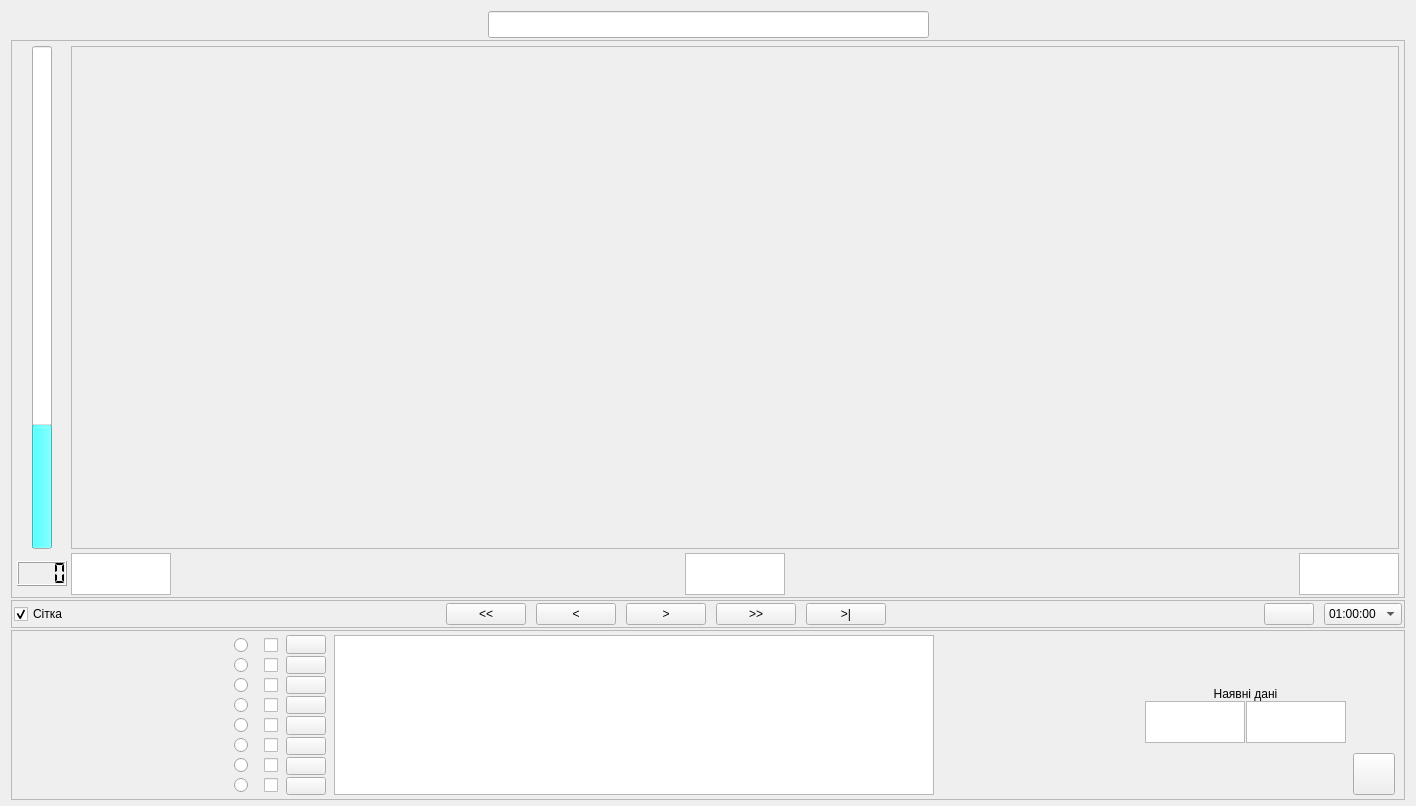
<?xml version="1.0" encoding="UTF-8"?>
<ui version="4.0">
 <class>Trend</class>
 <widget class="QWidget" name="Trend">
  <property name="geometry">
   <rect>
    <x>0</x>
    <y>0</y>
    <width>1416</width>
    <height>806</height>
   </rect>
  </property>
  <property name="minimumSize">
   <size>
    <width>800</width>
    <height>600</height>
   </size>
  </property>
  <property name="maximumSize">
   <size>
    <width>2560</width>
    <height>1600</height>
   </size>
  </property>
  <property name="windowTitle">
   <string>Перегляд трендів</string>
  </property>
  <layout class="QGridLayout">
   <property name="bottomMargin">
    <number>6</number>
   </property>
   <property name="spacing">
    <number>2</number>
   </property>
   <item row="0" column="0">
    <spacer>
     <property name="orientation">
      <enum>Qt::Horizontal</enum>
     </property>
     <property name="sizeHint" stdset="0">
      <size>
       <width>274</width>
       <height>20</height>
      </size>
     </property>
    </spacer>
   </item>
   <item row="0" column="1">
    <widget class="QLineEdit" name="trendHead">
     <property name="sizePolicy">
      <sizepolicy hsizetype="Fixed" vsizetype="Fixed">
       <horstretch>0</horstretch>
       <verstretch>0</verstretch>
      </sizepolicy>
     </property>
     <property name="minimumSize">
      <size>
       <width>441</width>
       <height>0</height>
      </size>
     </property>
     <property name="maximumSize">
      <size>
       <width>441</width>
       <height>30</height>
      </size>
     </property>
     <property name="font">
      <font>
       <pointsize>12</pointsize>
      </font>
     </property>
     <property name="alignment">
      <set>Qt::AlignCenter</set>
     </property>
     <property name="readOnly">
      <bool>true</bool>
     </property>
    </widget>
   </item>
   <item row="0" column="2">
    <spacer>
     <property name="orientation">
      <enum>Qt::Horizontal</enum>
     </property>
     <property name="sizeHint" stdset="0">
      <size>
       <width>273</width>
       <height>20</height>
      </size>
     </property>
    </spacer>
   </item>
   <item row="1" column="0" colspan="3">
    <widget class="QFrame" name="frame">
     <property name="sizePolicy">
      <sizepolicy hsizetype="Preferred" vsizetype="MinimumExpanding">
       <horstretch>0</horstretch>
       <verstretch>0</verstretch>
      </sizepolicy>
     </property>
     <property name="frameShape">
      <enum>QFrame::StyledPanel</enum>
     </property>
     <property name="frameShadow">
      <enum>QFrame::Raised</enum>
     </property>
     <layout class="QGridLayout">
      <property name="sizeConstraint">
       <enum>QLayout::SetMaximumSize</enum>
      </property>
      <property name="leftMargin">
       <number>5</number>
      </property>
      <property name="topMargin">
       <number>5</number>
      </property>
      <property name="rightMargin">
       <number>5</number>
      </property>
      <property name="bottomMargin">
       <number>2</number>
      </property>
      <property name="spacing">
       <number>4</number>
      </property>
      <item row="0" column="3" colspan="5">
       <widget class="QFrame" name="trend">
        <property name="sizePolicy">
         <sizepolicy hsizetype="Preferred" vsizetype="Preferred">
          <horstretch>2</horstretch>
          <verstretch>2</verstretch>
         </sizepolicy>
        </property>
        <property name="frameShape">
         <enum>QFrame::StyledPanel</enum>
        </property>
        <property name="frameShadow">
         <enum>QFrame::Raised</enum>
        </property>
       </widget>
      </item>
      <item row="0" column="0">
       <spacer>
        <property name="orientation">
         <enum>Qt::Horizontal</enum>
        </property>
        <property name="sizeHint" stdset="0">
         <size>
          <width>0</width>
          <height>20</height>
         </size>
        </property>
       </spacer>
      </item>
      <item row="1" column="5">
       <widget class="QTextBrowser" name="cursorDate">
        <property name="sizePolicy">
         <sizepolicy hsizetype="Preferred" vsizetype="Maximum">
          <horstretch>1</horstretch>
          <verstretch>1</verstretch>
         </sizepolicy>
        </property>
        <property name="minimumSize">
         <size>
          <width>100</width>
          <height>0</height>
         </size>
        </property>
        <property name="maximumSize">
         <size>
          <width>100</width>
          <height>42</height>
         </size>
        </property>
        <property name="verticalScrollBarPolicy">
         <enum>Qt::ScrollBarAlwaysOff</enum>
        </property>
        <property name="horizontalScrollBarPolicy">
         <enum>Qt::ScrollBarAlwaysOff</enum>
        </property>
        <property name="acceptRichText">
         <bool>false</bool>
        </property>
        <property name="textInteractionFlags">
         <set>Qt::NoTextInteraction</set>
        </property>
        <property name="openLinks">
         <bool>false</bool>
        </property>
       </widget>
      </item>
      <item row="1" column="3">
       <widget class="QTextBrowser" name="startDate">
        <property name="sizePolicy">
         <sizepolicy hsizetype="Ignored" vsizetype="Fixed">
          <horstretch>1</horstretch>
          <verstretch>1</verstretch>
         </sizepolicy>
        </property>
        <property name="maximumSize">
         <size>
          <width>100</width>
          <height>42</height>
         </size>
        </property>
        <property name="verticalScrollBarPolicy">
         <enum>Qt::ScrollBarAlwaysOff</enum>
        </property>
        <property name="horizontalScrollBarPolicy">
         <enum>Qt::ScrollBarAlwaysOff</enum>
        </property>
        <property name="acceptRichText">
         <bool>false</bool>
        </property>
        <property name="textInteractionFlags">
         <set>Qt::NoTextInteraction</set>
        </property>
        <property name="openLinks">
         <bool>false</bool>
        </property>
       </widget>
      </item>
      <item row="1" column="7">
       <widget class="QTextBrowser" name="stopDate">
        <property name="sizePolicy">
         <sizepolicy hsizetype="Preferred" vsizetype="Maximum">
          <horstretch>1</horstretch>
          <verstretch>1</verstretch>
         </sizepolicy>
        </property>
        <property name="minimumSize">
         <size>
          <width>100</width>
          <height>0</height>
         </size>
        </property>
        <property name="maximumSize">
         <size>
          <width>100</width>
          <height>42</height>
         </size>
        </property>
        <property name="verticalScrollBarPolicy">
         <enum>Qt::ScrollBarAlwaysOff</enum>
        </property>
        <property name="horizontalScrollBarPolicy">
         <enum>Qt::ScrollBarAlwaysOff</enum>
        </property>
        <property name="acceptRichText">
         <bool>false</bool>
        </property>
        <property name="textInteractionFlags">
         <set>Qt::NoTextInteraction</set>
        </property>
        <property name="openLinks">
         <bool>false</bool>
        </property>
       </widget>
      </item>
      <item row="1" column="0" colspan="3">
       <widget class="QLCDNumber" name="cursorLCD">
        <property name="maximumSize">
         <size>
          <width>50</width>
          <height>25</height>
         </size>
        </property>
        <property name="digitCount">
         <number>4</number>
        </property>
        <property name="segmentStyle">
         <enum>QLCDNumber::Flat</enum>
        </property>
       </widget>
      </item>
      <item row="1" column="6">
       <spacer>
        <property name="orientation">
         <enum>Qt::Horizontal</enum>
        </property>
        <property name="sizeHint" stdset="0">
         <size>
          <width>40</width>
          <height>20</height>
         </size>
        </property>
       </spacer>
      </item>
      <item row="0" column="1">
       <widget class="QProgressBar" name="cursorVal">
        <property name="sizePolicy">
         <sizepolicy hsizetype="Fixed" vsizetype="Expanding">
          <horstretch>0</horstretch>
          <verstretch>2</verstretch>
         </sizepolicy>
        </property>
        <property name="maximumSize">
         <size>
          <width>20</width>
          <height>16777215</height>
         </size>
        </property>
        <property name="palette">
         <palette>
          <active>
           <colorrole role="Highlight">
            <brush brushstyle="SolidPattern">
             <color alpha="255">
              <red>85</red>
              <green>255</green>
              <blue>255</blue>
             </color>
            </brush>
           </colorrole>
          </active>
          <inactive>
           <colorrole role="Highlight">
            <brush brushstyle="SolidPattern">
             <color alpha="255">
              <red>85</red>
              <green>255</green>
              <blue>255</blue>
             </color>
            </brush>
           </colorrole>
          </inactive>
          <disabled>
           <colorrole role="Highlight">
            <brush brushstyle="SolidPattern">
             <color alpha="255">
              <red>196</red>
              <green>196</green>
              <blue>196</blue>
             </color>
            </brush>
           </colorrole>
          </disabled>
         </palette>
        </property>
        <property name="value">
         <number>24</number>
        </property>
        <property name="textVisible">
         <bool>false</bool>
        </property>
        <property name="orientation">
         <enum>Qt::Vertical</enum>
        </property>
       </widget>
      </item>
      <item row="0" column="2">
       <spacer>
        <property name="orientation">
         <enum>Qt::Horizontal</enum>
        </property>
        <property name="sizeHint" stdset="0">
         <size>
          <width>0</width>
          <height>20</height>
         </size>
        </property>
       </spacer>
      </item>
      <item row="1" column="4">
       <spacer>
        <property name="orientation">
         <enum>Qt::Horizontal</enum>
        </property>
        <property name="sizeHint" stdset="0">
         <size>
          <width>40</width>
          <height>20</height>
         </size>
        </property>
       </spacer>
      </item>
     </layout>
    </widget>
   </item>
   <item row="2" column="0" colspan="3">
    <widget class="QFrame" name="navigation">
     <property name="maximumSize">
      <size>
       <width>16777215</width>
       <height>45</height>
      </size>
     </property>
     <property name="frameShape">
      <enum>QFrame::StyledPanel</enum>
     </property>
     <property name="frameShadow">
      <enum>QFrame::Raised</enum>
     </property>
     <layout class="QHBoxLayout">
      <property name="spacing">
       <number>10</number>
      </property>
      <property name="leftMargin">
       <number>2</number>
      </property>
      <property name="topMargin">
       <number>2</number>
      </property>
      <property name="rightMargin">
       <number>2</number>
      </property>
      <property name="bottomMargin">
       <number>2</number>
      </property>
      <item>
       <widget class="QCheckBox" name="gridEnable">
        <property name="text">
         <string>Сітка</string>
        </property>
        <property name="checked">
         <bool>true</bool>
        </property>
       </widget>
      </item>
      <item>
       <spacer>
        <property name="orientation">
         <enum>Qt::Horizontal</enum>
        </property>
        <property name="sizeHint" stdset="0">
         <size>
          <width>195</width>
          <height>20</height>
         </size>
        </property>
       </spacer>
      </item>
      <item>
       <widget class="QPushButton" name="backward">
        <property name="text">
         <string>&lt;&lt;</string>
        </property>
       </widget>
      </item>
      <item>
       <widget class="QPushButton" name="backwardHalf">
        <property name="text">
         <string>&lt;</string>
        </property>
       </widget>
      </item>
      <item>
       <widget class="QPushButton" name="forwardHalf">
        <property name="text">
         <string>&gt;</string>
        </property>
       </widget>
      </item>
      <item>
       <widget class="QPushButton" name="forward">
        <property name="text">
         <string>&gt;&gt;</string>
        </property>
       </widget>
      </item>
      <item>
       <widget class="QPushButton" name="last">
        <property name="text">
         <string>&gt;|</string>
        </property>
       </widget>
      </item>
      <item>
       <spacer>
        <property name="orientation">
         <enum>Qt::Horizontal</enum>
        </property>
        <property name="sizeHint" stdset="0">
         <size>
          <width>194</width>
          <height>20</height>
         </size>
        </property>
       </spacer>
      </item>
      <item>
       <widget class="QPushButton" name="calendarButton">
        <property name="minimumSize">
         <size>
          <width>50</width>
          <height>0</height>
         </size>
        </property>
        <property name="text">
         <string/>
        </property>
        <property name="icon">
         <iconset resource="trend.qrc">
          <normaloff>:/trend/pict/calendar_48x48.png</normaloff>:/trend/pict/calendar_48x48.png</iconset>
        </property>
       </widget>
      </item>
      <item>
       <widget class="QComboBox" name="Interval">
        <property name="currentIndex">
         <number>3</number>
        </property>
        <property name="insertPolicy">
         <enum>QComboBox::NoInsert</enum>
        </property>
        <item>
         <property name="text">
          <string>00:05:00</string>
         </property>
        </item>
        <item>
         <property name="text">
          <string>00:15:00</string>
         </property>
        </item>
        <item>
         <property name="text">
          <string>00:30:00</string>
         </property>
        </item>
        <item>
         <property name="text">
          <string>01:00:00</string>
         </property>
        </item>
        <item>
         <property name="text">
          <string>02:00:00</string>
         </property>
        </item>
        <item>
         <property name="text">
          <string>04:00:00</string>
         </property>
        </item>
        <item>
         <property name="text">
          <string>06:00:00</string>
         </property>
        </item>
        <item>
         <property name="text">
          <string>12:00:00</string>
         </property>
        </item>
       </widget>
      </item>
     </layout>
    </widget>
   </item>
   <item row="3" column="0" colspan="3">
    <widget class="QFrame" name="view">
     <property name="maximumSize">
      <size>
       <width>16777215</width>
       <height>170</height>
      </size>
     </property>
     <property name="frameShape">
      <enum>QFrame::StyledPanel</enum>
     </property>
     <property name="frameShadow">
      <enum>QFrame::Raised</enum>
     </property>
     <layout class="QHBoxLayout" name="horizontalLayout_2">
      <property name="leftMargin">
       <number>9</number>
      </property>
      <property name="topMargin">
       <number>4</number>
      </property>
      <property name="bottomMargin">
       <number>4</number>
      </property>
      <item>
       <spacer name="horizontalSpacer">
        <property name="orientation">
         <enum>Qt::Horizontal</enum>
        </property>
        <property name="sizeHint" stdset="0">
         <size>
          <width>40</width>
          <height>20</height>
         </size>
        </property>
       </spacer>
      </item>
      <item>
       <widget class="QFrame" name="plotSelect">
        <layout class="QVBoxLayout" name="_2">
         <property name="spacing">
          <number>0</number>
         </property>
         <property name="leftMargin">
          <number>10</number>
         </property>
         <property name="topMargin">
          <number>0</number>
         </property>
         <property name="rightMargin">
          <number>0</number>
         </property>
         <property name="bottomMargin">
          <number>0</number>
         </property>
         <item>
          <widget class="QRadioButton" name="ps_0">
           <property name="sizePolicy">
            <sizepolicy hsizetype="Minimum" vsizetype="Preferred">
             <horstretch>0</horstretch>
             <verstretch>0</verstretch>
            </sizepolicy>
           </property>
           <property name="text">
            <string/>
           </property>
          </widget>
         </item>
         <item>
          <widget class="QRadioButton" name="ps_1">
           <property name="sizePolicy">
            <sizepolicy hsizetype="Minimum" vsizetype="Preferred">
             <horstretch>0</horstretch>
             <verstretch>0</verstretch>
            </sizepolicy>
           </property>
           <property name="text">
            <string/>
           </property>
          </widget>
         </item>
         <item>
          <widget class="QRadioButton" name="ps_2">
           <property name="sizePolicy">
            <sizepolicy hsizetype="Minimum" vsizetype="Preferred">
             <horstretch>0</horstretch>
             <verstretch>0</verstretch>
            </sizepolicy>
           </property>
           <property name="text">
            <string/>
           </property>
          </widget>
         </item>
         <item>
          <widget class="QRadioButton" name="ps_3">
           <property name="sizePolicy">
            <sizepolicy hsizetype="Minimum" vsizetype="Preferred">
             <horstretch>0</horstretch>
             <verstretch>0</verstretch>
            </sizepolicy>
           </property>
           <property name="text">
            <string/>
           </property>
          </widget>
         </item>
         <item>
          <widget class="QRadioButton" name="ps_4">
           <property name="sizePolicy">
            <sizepolicy hsizetype="Minimum" vsizetype="Preferred">
             <horstretch>0</horstretch>
             <verstretch>0</verstretch>
            </sizepolicy>
           </property>
           <property name="text">
            <string/>
           </property>
          </widget>
         </item>
         <item>
          <widget class="QRadioButton" name="ps_5">
           <property name="sizePolicy">
            <sizepolicy hsizetype="Minimum" vsizetype="Preferred">
             <horstretch>0</horstretch>
             <verstretch>0</verstretch>
            </sizepolicy>
           </property>
           <property name="text">
            <string/>
           </property>
          </widget>
         </item>
         <item>
          <widget class="QRadioButton" name="ps_6">
           <property name="sizePolicy">
            <sizepolicy hsizetype="Minimum" vsizetype="Preferred">
             <horstretch>0</horstretch>
             <verstretch>0</verstretch>
            </sizepolicy>
           </property>
           <property name="text">
            <string/>
           </property>
          </widget>
         </item>
         <item>
          <widget class="QRadioButton" name="ps_7">
           <property name="sizePolicy">
            <sizepolicy hsizetype="Minimum" vsizetype="Preferred">
             <horstretch>0</horstretch>
             <verstretch>0</verstretch>
            </sizepolicy>
           </property>
           <property name="text">
            <string/>
           </property>
          </widget>
         </item>
        </layout>
       </widget>
      </item>
      <item>
       <widget class="QFrame" name="selectedBox">
        <layout class="QVBoxLayout" name="_3">
         <property name="spacing">
          <number>0</number>
         </property>
         <property name="leftMargin">
          <number>10</number>
         </property>
         <property name="topMargin">
          <number>0</number>
         </property>
         <property name="rightMargin">
          <number>0</number>
         </property>
         <property name="bottomMargin">
          <number>0</number>
         </property>
         <item>
          <widget class="QCheckBox" name="pv_0">
           <property name="sizePolicy">
            <sizepolicy hsizetype="Minimum" vsizetype="Preferred">
             <horstretch>0</horstretch>
             <verstretch>0</verstretch>
            </sizepolicy>
           </property>
           <property name="text">
            <string/>
           </property>
          </widget>
         </item>
         <item>
          <widget class="QCheckBox" name="pv_1">
           <property name="sizePolicy">
            <sizepolicy hsizetype="Minimum" vsizetype="Preferred">
             <horstretch>0</horstretch>
             <verstretch>0</verstretch>
            </sizepolicy>
           </property>
           <property name="text">
            <string/>
           </property>
          </widget>
         </item>
         <item>
          <widget class="QCheckBox" name="pv_2">
           <property name="sizePolicy">
            <sizepolicy hsizetype="Minimum" vsizetype="Preferred">
             <horstretch>0</horstretch>
             <verstretch>0</verstretch>
            </sizepolicy>
           </property>
           <property name="text">
            <string/>
           </property>
          </widget>
         </item>
         <item>
          <widget class="QCheckBox" name="pv_3">
           <property name="sizePolicy">
            <sizepolicy hsizetype="Minimum" vsizetype="Preferred">
             <horstretch>0</horstretch>
             <verstretch>0</verstretch>
            </sizepolicy>
           </property>
           <property name="text">
            <string/>
           </property>
          </widget>
         </item>
         <item>
          <widget class="QCheckBox" name="pv_4">
           <property name="sizePolicy">
            <sizepolicy hsizetype="Minimum" vsizetype="Preferred">
             <horstretch>0</horstretch>
             <verstretch>0</verstretch>
            </sizepolicy>
           </property>
           <property name="text">
            <string/>
           </property>
          </widget>
         </item>
         <item>
          <widget class="QCheckBox" name="pv_5">
           <property name="sizePolicy">
            <sizepolicy hsizetype="Minimum" vsizetype="Preferred">
             <horstretch>0</horstretch>
             <verstretch>0</verstretch>
            </sizepolicy>
           </property>
           <property name="text">
            <string/>
           </property>
          </widget>
         </item>
         <item>
          <widget class="QCheckBox" name="pv_6">
           <property name="sizePolicy">
            <sizepolicy hsizetype="Minimum" vsizetype="Preferred">
             <horstretch>0</horstretch>
             <verstretch>0</verstretch>
            </sizepolicy>
           </property>
           <property name="text">
            <string/>
           </property>
          </widget>
         </item>
         <item>
          <widget class="QCheckBox" name="pv_7">
           <property name="sizePolicy">
            <sizepolicy hsizetype="Minimum" vsizetype="Preferred">
             <horstretch>0</horstretch>
             <verstretch>0</verstretch>
            </sizepolicy>
           </property>
           <property name="text">
            <string/>
           </property>
          </widget>
         </item>
        </layout>
       </widget>
      </item>
      <item>
       <widget class="QFrame" name="colorBox">
        <layout class="QVBoxLayout" name="_4">
         <property name="spacing">
          <number>2</number>
         </property>
         <property name="leftMargin">
          <number>2</number>
         </property>
         <property name="topMargin">
          <number>0</number>
         </property>
         <property name="rightMargin">
          <number>2</number>
         </property>
         <property name="bottomMargin">
          <number>0</number>
         </property>
         <item>
          <widget class="QPushButton" name="pc_0">
           <property name="text">
            <string/>
           </property>
          </widget>
         </item>
         <item>
          <widget class="QPushButton" name="pc_1">
           <property name="text">
            <string/>
           </property>
          </widget>
         </item>
         <item>
          <widget class="QPushButton" name="pc_2">
           <property name="text">
            <string/>
           </property>
          </widget>
         </item>
         <item>
          <widget class="QPushButton" name="pc_3">
           <property name="text">
            <string/>
           </property>
          </widget>
         </item>
         <item>
          <widget class="QPushButton" name="pc_4">
           <property name="text">
            <string/>
           </property>
          </widget>
         </item>
         <item>
          <widget class="QPushButton" name="pc_5">
           <property name="text">
            <string/>
           </property>
          </widget>
         </item>
         <item>
          <widget class="QPushButton" name="pc_6">
           <property name="text">
            <string/>
           </property>
          </widget>
         </item>
         <item>
          <widget class="QPushButton" name="pc_7">
           <property name="text">
            <string/>
           </property>
          </widget>
         </item>
        </layout>
       </widget>
      </item>
      <item>
       <widget class="QTableWidget" name="twAgr">
        <property name="enabled">
         <bool>true</bool>
        </property>
        <property name="minimumSize">
         <size>
          <width>600</width>
          <height>0</height>
         </size>
        </property>
        <property name="font">
         <font>
          <pointsize>9</pointsize>
         </font>
        </property>
        <property name="verticalScrollBarPolicy">
         <enum>Qt::ScrollBarAlwaysOff</enum>
        </property>
        <property name="horizontalScrollBarPolicy">
         <enum>Qt::ScrollBarAlwaysOff</enum>
        </property>
       </widget>
      </item>
      <item>
       <spacer name="horizontalSpacer_2">
        <property name="orientation">
         <enum>Qt::Horizontal</enum>
        </property>
        <property name="sizeHint" stdset="0">
         <size>
          <width>40</width>
          <height>20</height>
         </size>
        </property>
       </spacer>
      </item>
      <item>
       <widget class="QFrame" name="frame_2">
        <property name="frameShape">
         <enum>QFrame::NoFrame</enum>
        </property>
        <property name="frameShadow">
         <enum>QFrame::Plain</enum>
        </property>
        <layout class="QGridLayout" name="gridLayout">
         <property name="leftMargin">
          <number>0</number>
         </property>
         <property name="topMargin">
          <number>0</number>
         </property>
         <property name="rightMargin">
          <number>0</number>
         </property>
         <property name="bottomMargin">
          <number>0</number>
         </property>
         <property name="spacing">
          <number>0</number>
         </property>
         <item row="1" column="0" colspan="2">
          <widget class="QLabel" name="label">
           <property name="text">
            <string>Наявні дані</string>
           </property>
           <property name="alignment">
            <set>Qt::AlignCenter</set>
           </property>
          </widget>
         </item>
         <item row="0" column="0" colspan="2">
          <spacer name="verticalSpacer_2">
           <property name="orientation">
            <enum>Qt::Vertical</enum>
           </property>
           <property name="sizeHint" stdset="0">
            <size>
             <width>20</width>
             <height>40</height>
            </size>
           </property>
          </spacer>
         </item>
         <item row="3" column="0" colspan="2">
          <spacer name="verticalSpacer_3">
           <property name="orientation">
            <enum>Qt::Vertical</enum>
           </property>
           <property name="sizeHint" stdset="0">
            <size>
             <width>20</width>
             <height>40</height>
            </size>
           </property>
          </spacer>
         </item>
         <item row="2" column="0">
          <widget class="QTextEdit" name="db_startDate">
           <property name="maximumSize">
            <size>
             <width>100</width>
             <height>42</height>
            </size>
           </property>
           <property name="verticalScrollBarPolicy">
            <enum>Qt::ScrollBarAlwaysOff</enum>
           </property>
           <property name="horizontalScrollBarPolicy">
            <enum>Qt::ScrollBarAsNeeded</enum>
           </property>
           <property name="acceptRichText">
            <bool>false</bool>
           </property>
           <property name="textInteractionFlags">
            <set>Qt::NoTextInteraction</set>
           </property>
          </widget>
         </item>
         <item row="2" column="1">
          <widget class="QTextEdit" name="db_stopDate">
           <property name="maximumSize">
            <size>
             <width>100</width>
             <height>42</height>
            </size>
           </property>
           <property name="verticalScrollBarPolicy">
            <enum>Qt::ScrollBarAlwaysOff</enum>
           </property>
           <property name="horizontalScrollBarPolicy">
            <enum>Qt::ScrollBarAsNeeded</enum>
           </property>
          </widget>
         </item>
        </layout>
       </widget>
      </item>
      <item>
       <widget class="QFrame" name="frame_4">
        <property name="frameShape">
         <enum>QFrame::NoFrame</enum>
        </property>
        <property name="frameShadow">
         <enum>QFrame::Plain</enum>
        </property>
        <layout class="QVBoxLayout" name="verticalLayout">
         <property name="leftMargin">
          <number>0</number>
         </property>
         <property name="topMargin">
          <number>0</number>
         </property>
         <property name="rightMargin">
          <number>0</number>
         </property>
         <property name="bottomMargin">
          <number>0</number>
         </property>
         <item>
          <spacer name="verticalSpacer">
           <property name="orientation">
            <enum>Qt::Vertical</enum>
           </property>
           <property name="sizeHint" stdset="0">
            <size>
             <width>20</width>
             <height>113</height>
            </size>
           </property>
          </spacer>
         </item>
         <item>
          <widget class="QPushButton" name="Exit">
           <property name="minimumSize">
            <size>
             <width>42</width>
             <height>42</height>
            </size>
           </property>
           <property name="maximumSize">
            <size>
             <width>42</width>
             <height>42</height>
            </size>
           </property>
           <property name="icon">
            <iconset resource="trend.qrc">
             <normaloff>:/trend/pict/exit_32x32.png</normaloff>:/trend/pict/exit_32x32.png</iconset>
           </property>
           <property name="iconSize">
            <size>
             <width>32</width>
             <height>32</height>
            </size>
           </property>
          </widget>
         </item>
        </layout>
       </widget>
      </item>
     </layout>
    </widget>
   </item>
  </layout>
 </widget>
 <resources>
  <include location="trend.qrc"/>
 </resources>
 <connections/>
</ui>
